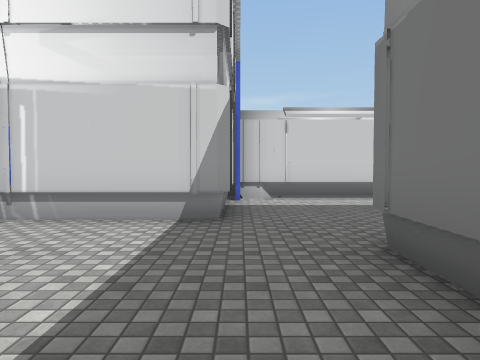
[1] (above)

24 first-person views from a walk through a scene from a Unity 3-D project. The camera is 1.4 m above the floor, tilts 2° down and sees 70° across. The floor is counted in squares, 2 m on a side. Each view is taken from the middle of a square. On the plan, view 1 faces up. The plan holds only what a view shows up to about 11 squares ahead; the rest is blank. The place goes on beyond the plan. The player is left out. Door leaves are left out, so doorways stand open. Some surface patterns are stand-ins.

[2]
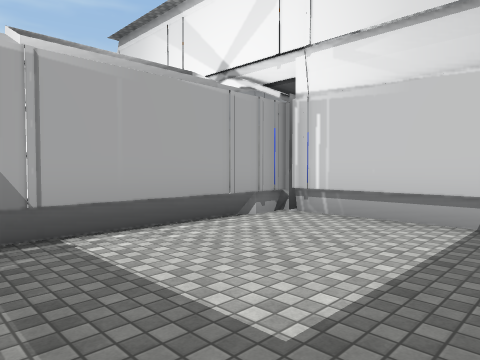

[3]
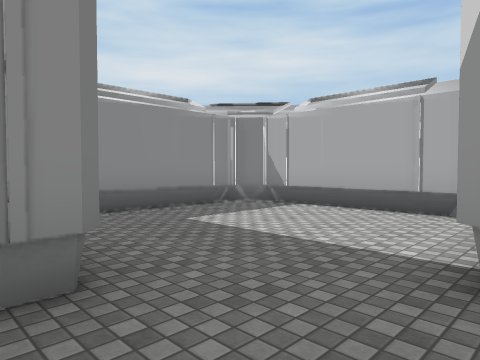

[4]
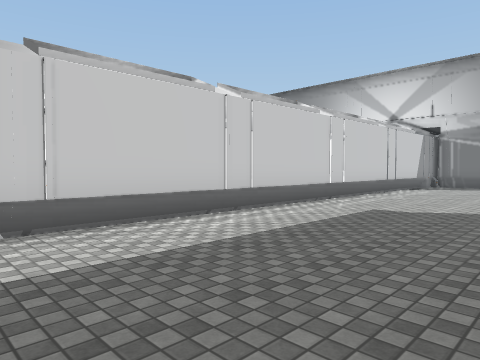

[5]
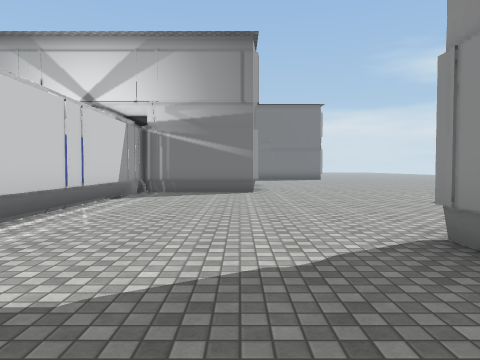

[6]
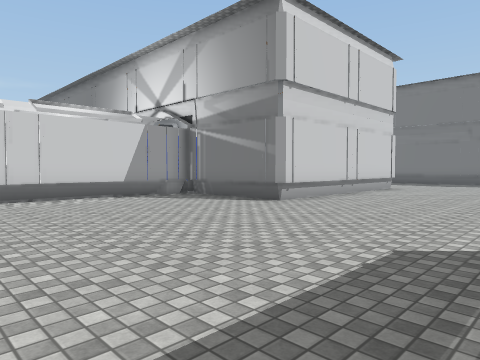

[7]
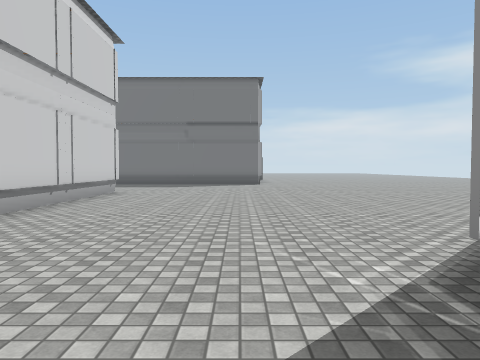

[8]
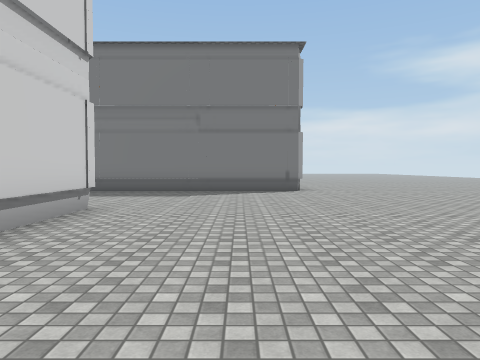

[9]
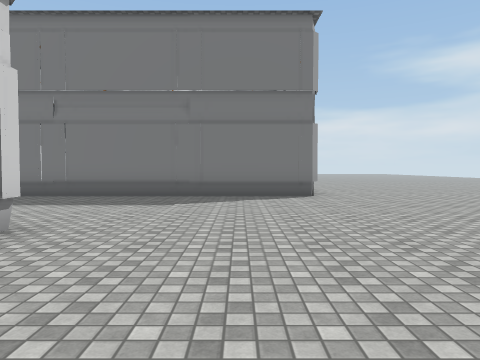

[10]
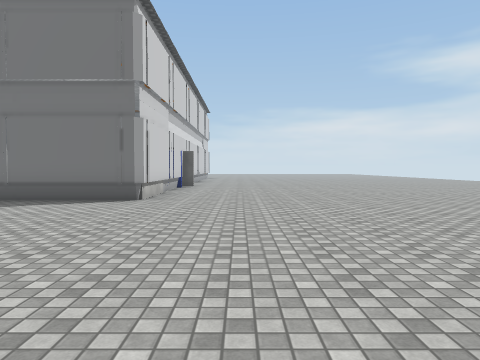

[11]
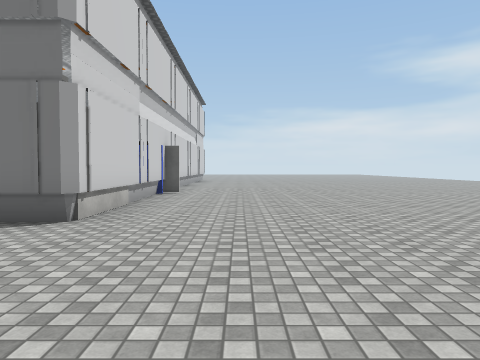

[12]
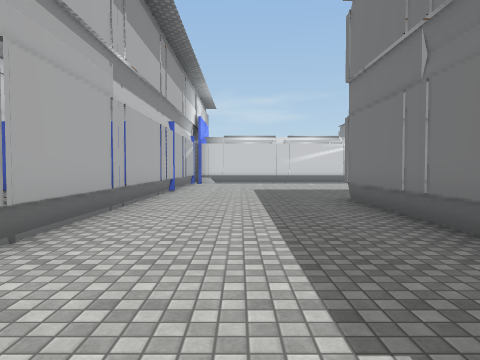

[13]
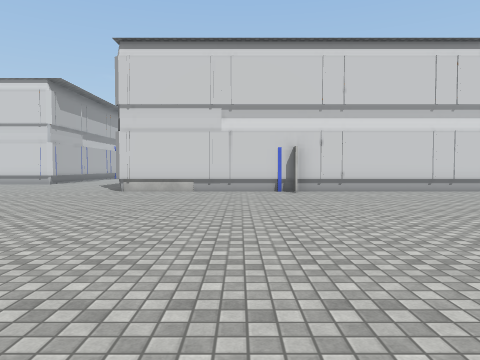

[14]
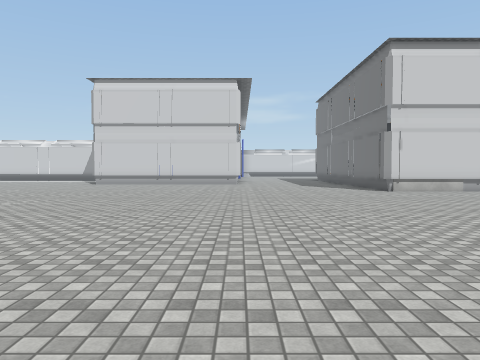

[15]
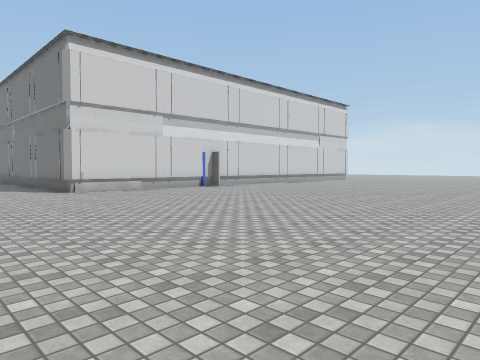

[16]
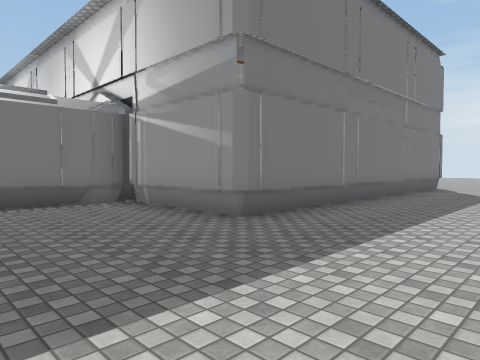

[17]
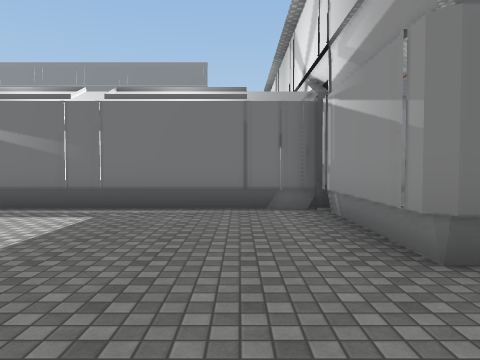

[18]
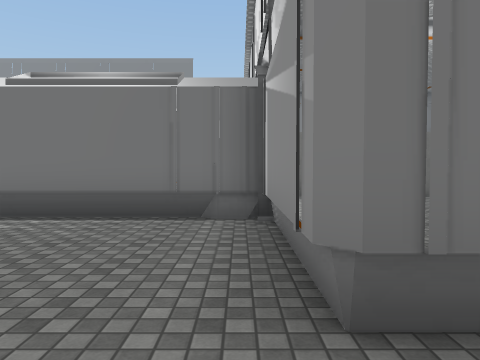

[19]
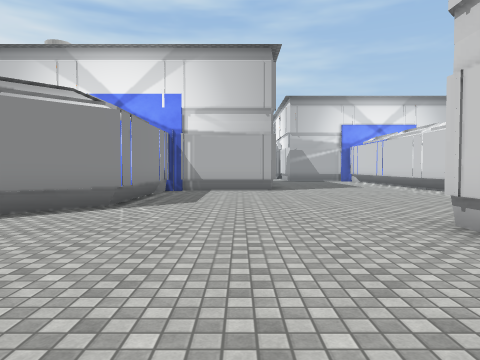

[20]
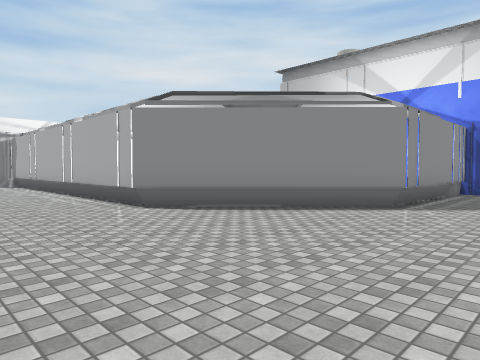

[21]
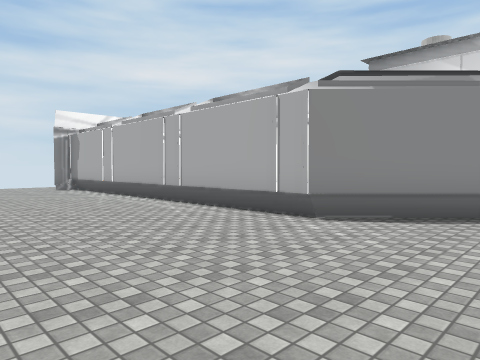

[22]
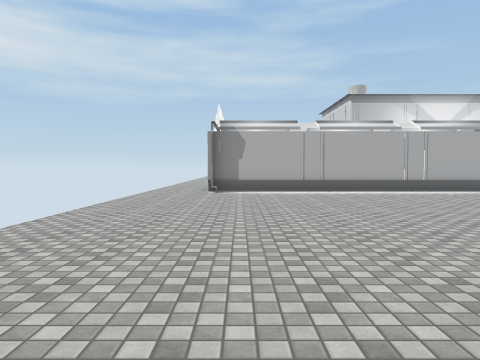

[23]
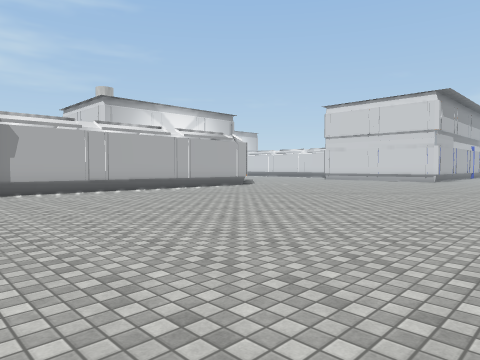

[24]
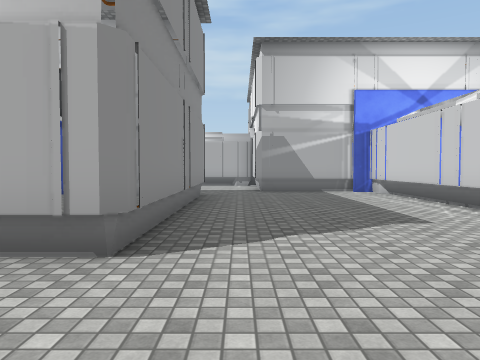

### Floor plan
Key: @ floor where view 1 was taken; # wall or solid block; . floor; = window, fence, low wall or low ledge.
Columns run from 5 left of view 1 to 32 right of it. Each row starts with its distance up from view 1.
 13                          #.......#
 12                        ###.......#
 11                          #.......#
 10      ###   ##            #.......# =
  9      #                   #....###...#
  8      ###############     #....#.....#
  7     #..............#     #....#  ...
  6     #..............#     #....#
  5   #==..............#=====#....#
  4  =............................#
  3  =.....######.................#
  2  =.....#    #.................#
  1  =.....#    #.................#
  0  =...@##    #.................########
 -1 #.#####     ######....................
 -2  #          #     #...................
 -3                   ##..................
 -4                    ##.................
 -5                     #.................
 -6                  #  #.................
 -7                  #  #.................
 -8                     #.................
 -9                     #................
-10                     #.........   .
-11                     #..........
-12                     #..........
-13                    ............
-14                    ............

Positions as (right, up) in squares from view 1, and headings:
1: (0, 0), facing up
2: (0, 0), facing up-left
3: (2, 5), facing down-left
4: (0, 4), facing up-right
5: (4, 5), facing right
6: (8, 0), facing up-right
7: (10, 1), facing right
8: (14, 2), facing right
9: (16, 2), facing right
10: (17, -2), facing right
11: (20, -2), facing right
12: (22, 2), facing up
13: (28, -10), facing up
14: (20, -10), facing up
15: (21, -10), facing up-right
16: (21, 13), facing down-right
17: (22, 11), facing right
18: (23, 10), facing right
19: (18, 2), facing left
20: (18, 2), facing down-left
21: (19, -1), facing down-left
22: (25, -12), facing left
23: (25, -14), facing up-left
24: (10, 4), facing left
